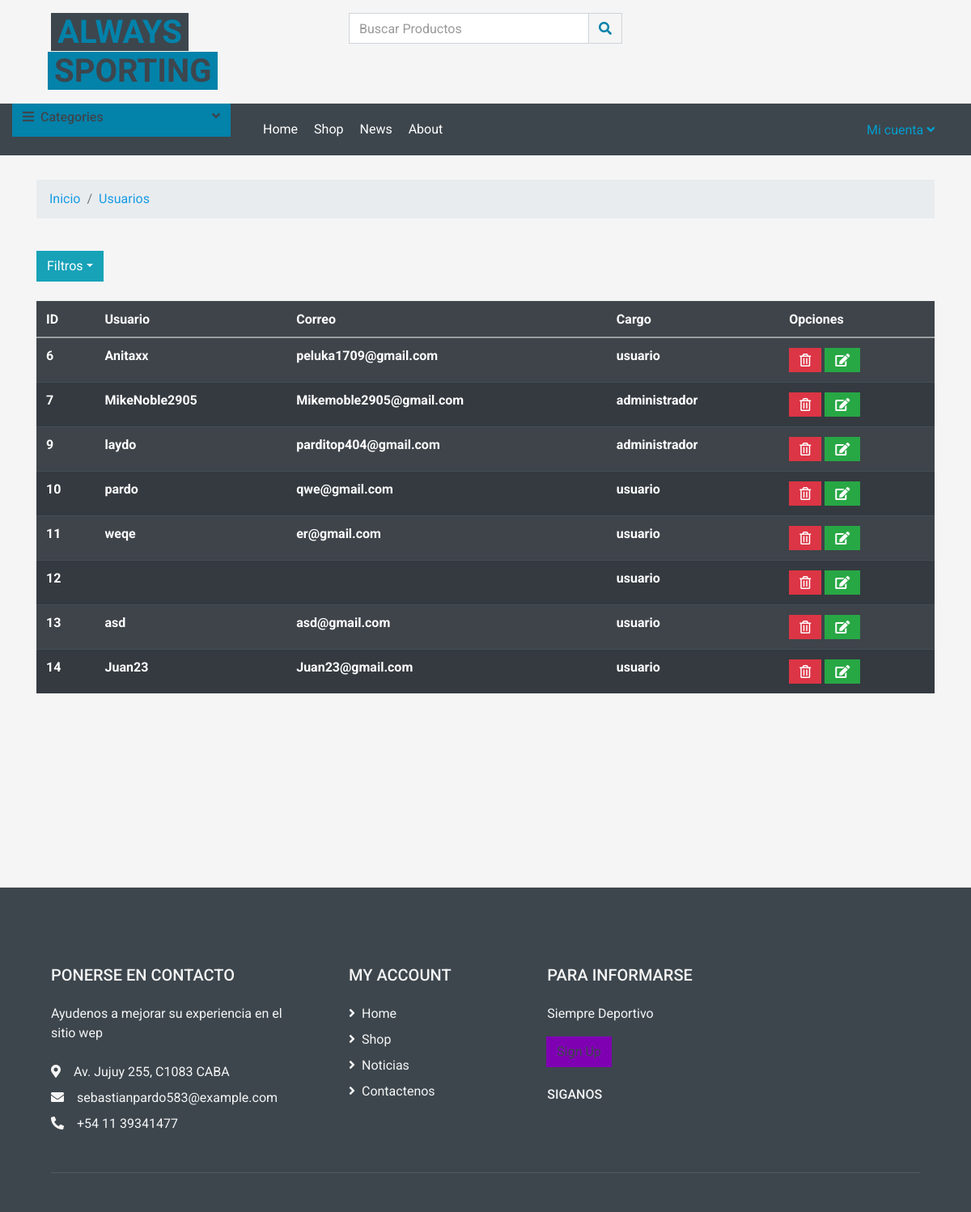
Screenshot of /lista_usu.php with the database file from the repository.
### tables this page shows
CREATE TABLE `usuarios` (
  `id` int(11) UNSIGNED NOT NULL,
  `user_name` varchar(50) NOT NULL,
  `contra` varchar(100) NOT NULL,
  `email` varchar(50) NOT NULL,
  `rol` int(11) NOT NULL
);

CREATE TABLE `roles` (
  `id_rol` int(11) UNSIGNED NOT NULL,
  `rol` varchar(50) NOT NULL
);

### lista_usu.php (called while the page is built, shortened)
<?php
require_once "includes/config.php";
$sql= "SELECT * FROM usuarios INNER JOIN roles ON usuarios.rol = roles.id_rol";
$res = mysqli_query($conn, $sql);
$list_usser = mysqli_fetch_all($res, MYSQLI_ASSOC);
require_once "views/layout.php";

### views/lista_usu.php (the view, shortened to what this page needs)
<div class="container">
    <nav aria-label="breadcrumb">
        <ol class="breadcrumb">
            <li class="breadcrumb-item"><a href="index.php" class="link-info" style="text-decoration: none;">Inicio</a></li>
            <li class="breadcrumb-item active" aria-current="page"><a class="link-dark" style="text-decoration: none;">Usuarios</a></li>
        </ol>
    </nav>
</div>
<div class="container">
    <button type="button" class="btn btn-info dropdown-toggle" data-toggle="dropdown"> Filtros<span class="caret"></span></button>&nbsp;&nbsp;
</div>
<div class="container">
    <table class="table table-dark table-striped">
        <tr>
            <th>ID</th>
            <th>Usuario</th>
            <th>Correo</th>
            <th>Cargo</th>
            <th>Opciones</th>
        </tr>
        <tbody>
        <?php foreach ($list_usser as $usser) { ?>
            <tr>
                        <th><?php echo $usser['id']; ?></th>
                        <th><?php echo $usser['user_name']; ?></th>
                        <th><?php echo $usser['email']; ?></th>
                        <th><?php echo $usser['rol']; ?></th>
                        <td>
                <a class="btn btn-danger  " href=""><i class="far fa-trash-alt"></i></a>
                <a class="btn btn-success " href=""><i class="fas fa-edit"></i></a>
            </td>
        <?php } ?>
            </tr>
        </tbody>
    </table>
</div>

### views/layout.php
<header>
    <?php require_once "navbar.php"; ?>
</header>
<?php
$section = (isset($section)) ? $section : 'home';
require_once $section.'.php';
?>
<footer style="margin-top: 20%">
    <?php require_once "footer.php"; ?>
</footer>

### views/navbar.php (shortened to what this page needs)
<!DOCTYPE html>
<html lang="en">
<head>
    <link href="https://cdnjs.cloudflare.com/ajax/libs/font-awesome/5.10.0/css/all.min.css" rel="stylesheet">
    <link href="lib/animate/animate.min.css" rel="stylesheet">
    <link href="lib/owlcarousel/assets/owl.carousel.min.css" rel="stylesheet">
    <link href="css/style.css" rel="stylesheet">
</head>
<div class="container-fluid">
    <div class="row  py-3 px-xl-5 d-none d-lg-flex">
        <div class="col-lg-4">
            <a href="" class="text-decoration-none">
                <span class="h1   bg-dark px-2" style="color:rgb(3, 130, 170);">ALWAYS</span>
                <span class="h1  text-dark  px-2 ml-n1" style="background-color:rgb(3, 130, 170);">SPORTING</span>
            </a>
        </div>
        <div class="col-lg-4  text-left">
            <form action="">
                <div class="input-group">
                    <input type="text" algin="text-left" class="form-control" placeholder="Buscar Productos">
                    <div class="input-group-append">
                        <span class="input-group-text bg-transparent text-primary">
                            <i class="fa fa-search" style="color:rgb(3, 130, 170);"></i>
                        </span>
                    </div>
                </div>
            </form>
        </div>
    </div>
</div>
<div class="container-fluid bg-dark mb-30 ">
    <div class="row xl-2">
        <div class="col-lg-3 ">
            <a class="btn d-flex  justify-content-between  " style="background-color:rgb(3, 130, 170);" data-toggle="collapse" href="#navbar-vertical" style="height: 65px; padding: 0 30px; " style="background-color:rgb(3, 130, 170);">
                <h6 class="text-dark md-10"><i class="fa fa-bars mr-2"></i>Categories</h6>
                <i class="fa fa-angle-down text-dark"></i>
            </a>
        </div>
        <div class="col-lg-9">
            <nav class="navbar navbar-expand-lg bg-dark navbar-dark py-3 py-lg-0 px-0">
                <div class="collapse navbar-collapse justify-content-between" id="navbarCollapse">
                    <div class="navbar-nav mr-auto py-0">
                        <a href="index.php" class="nav-item nav-link text-white">Home</a>
                        <a href="" class="nav-item nav-link text-white">Shop</a>
                        <a href="" class="nav-item nav-link text-white">News</a>
                        <a href="about_us.php" class="nav-item nav-link text-white">About</a>
                    </div>
                </div>
                <?php
                if (isset($_SESSION['usuario'])) {
                ?>
                    <div class="nav-item dropdown col-lg-2">
                        <a href="#" class="nav-link dropdown-toggle " style="color:rgb(3 158 207);" data-toggle="dropdown"><i class="user"></i> <?php echo $_SESSION['usuario']['user_name']; ?> </a>
                        <div class="dropdown-menu  rounded-10 border-0 m-10" style="background-color:rgb(3 158 207);">
                            <a href="my_perfil.php" class="dropdown-item">Mi perfil</a>
                            <a href="lista_usu.php" class="dropdown-item">Usuario</a>
                            <a href="logout.php" class="dropdown-item">Cerrar Seccion </a>
                        </div>
                    </div>
                <?php } else { ?>
                    <div class="nav-item dropdown col-lg-2">
                        <a href="#" class="nav-link dropdown-toggle " style="color:rgb(3 158 207);" data-toggle="dropdown">Mi cuenta <i class="fa fa-angle-down mt-1"></i></a>
                    </div>
                <?php } ?>
            </nav>
        </div>
    </div>
</div>

### views/footer.php (shortened to what this page needs)
   <div class="container-fluid bg-dark text-secondary mt-5 pt-5">
        <div class="row px-xl-5 pt-5">
            <div class="col-lg-4 col-md-12 mb-5 pr-3 pr-xl-5">
                <h5 class="text-secondary text-uppercase mb-4">Ponerse en contacto</h5>
                <p class="mb-4">Ayudenos a mejorar su experiencia en el sitio wep</p>
                <p class="mb-2"><i class="fa fa-map-marker-alt mr-3"></i>Av. Jujuy 255, C1083 CABA</p>
                <p class="mb-2"><i class="fa fa-envelope  mr-3"></i>sebastianpardo583@example.com</p>
                <p class="mb-0"><i class="fa fa-phone-alt  mr-3"></i>+54 11 39341477</p>
            </div>
            <div class="col-lg-8 col-md-12">
                <div class="row">
                    <div class="col-md-4 mb-5">
                        <h5 class="text-secondary text-uppercase mb-4">My Account</h5>
                        <div class="d-flex flex-column justify-content-start">
                            <a class="text-secondary mb-2" href="index.php"><i class="fa fa-angle-right mr-2"></i>Home</a>
                            <a class="text-secondary mb-2" href="#"><i class="fa fa-angle-right mr-2"></i>Shop</a>
                            <a class="text-secondary mb-2" href="#"><i class="fa fa-angle-right mr-2"></i>Noticias</a>
                            <a class="text-secondary" href="mailto:sebastianpardo583@gmail.com"><i class="fa fa-angle-right mr-2"></i>Contactenos</a>
                        </div>
                    </div>
                    <div class="col-md-4 mb-5">
                        <h5 class="text-secondary text-uppercase mb-4">Para Informarse</h5>
                        <p>Siempre Deportivo</p>
                        <form action="">
                            <div class="input-group">
                                <div class="input-group-append">
                                    <button class="btn text-dark" style="background-color:rgb(127, 0, 178);"><a href="register.php" class="text-dark">Sign Up</a></button>
                                </div>
                            </div>
                        </form>
                        <h6 class="text-secondary text-uppercase mt-4 mb-3">Siganos</h6>
                    </div>
                </div>
            </div>
        </div>
        <div class="row border-top mx-xl-5 py-4" style="border-color: rgba(256, 256, 256, .1) !important;">
        </div>
    </div>
</body>
</html>

### rows the page displays
usuarios: id "6", user_name "Anitaxx", email "peluka1709@gmail.com", roles.rol "usuario"
usuarios: id "7", user_name "MikeNoble2905", email "Mikemoble2905@gmail.com", roles.rol "administrador"
usuarios: id "9", user_name "laydo", email "parditop404@gmail.com", roles.rol "administrador"
usuarios: id "10", user_name "pardo", email "qwe@gmail.com", roles.rol "usuario"
usuarios: id "11", user_name "weqe", email "er@gmail.com", roles.rol "usuario"
usuarios: id "12", roles.rol "usuario"
usuarios: id "13", user_name "asd", email "asd@gmail.com", roles.rol "usuario"
usuarios: id "14", user_name "Juan23", email "Juan23@gmail.com", roles.rol "usuario"
